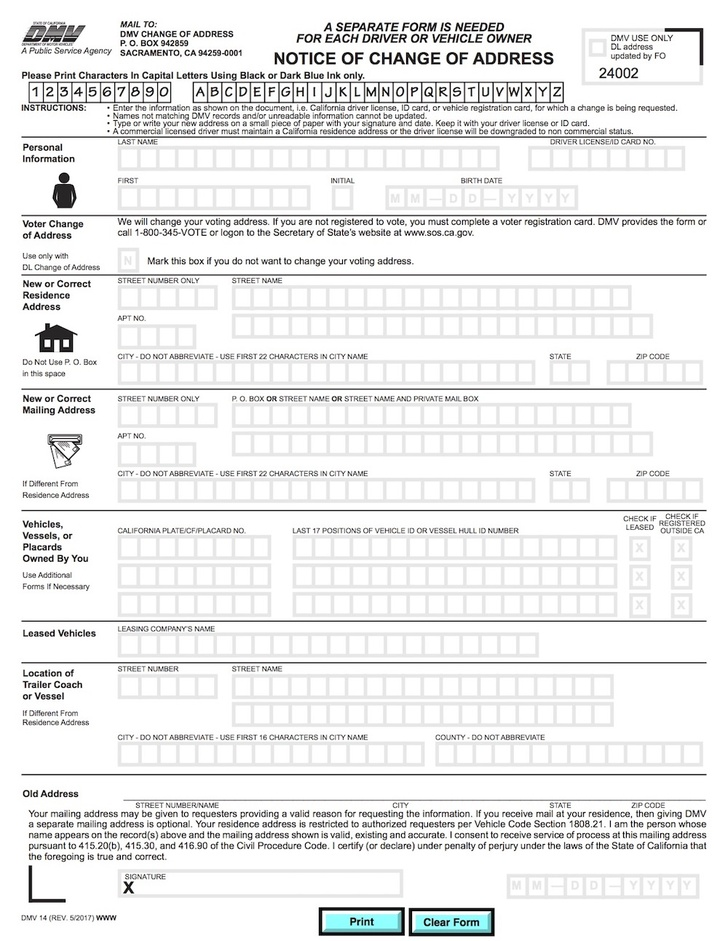
#> input picture 08_Image_Fetaures_and_Alignment/form.jpg, 728 x 941 px, shrunk from 1000 x 1293 before the run
$ jupyter execute --allow-errors 08_Image_Alignment.ipynb
#> lines starting #> are read from the running program, lines starting #| are printed output that depends on the picture
# Image Alignment
**Satya Mallick, LearnOpenCV.com**

## Align an image to a template.

## Theory

1. A **Homography** transforms a square to arbitrary quad.

## Theory
2. Images of two planes are related by a **Homography**
3. We need **4 corresponding points** to estimate Homography

|

[cell 1]
# Imports
import cv2
import numpy as np
import matplotlib.pyplot as plt

## Step 1: Read Tempalate and Scanned Image

[cell 2]
# Read reference image
refFilename = "form.jpg"
print("Reading reference image : ", refFilename)
im1 = cv2.imread(refFilename, cv2.IMREAD_COLOR)
#> im1 is the input picture: shape (941, 728, 3); mean B, G, R 237.2, 237.3, 237
im1 = cv2.cvtColor(im1, cv2.COLOR_BGR2RGB)

# Read image to be aligned
imFilename = "scanned-form.jpg"
print("Reading image to align : ", imFilename)
im2 = cv2.imread(imFilename, cv2.IMREAD_COLOR)
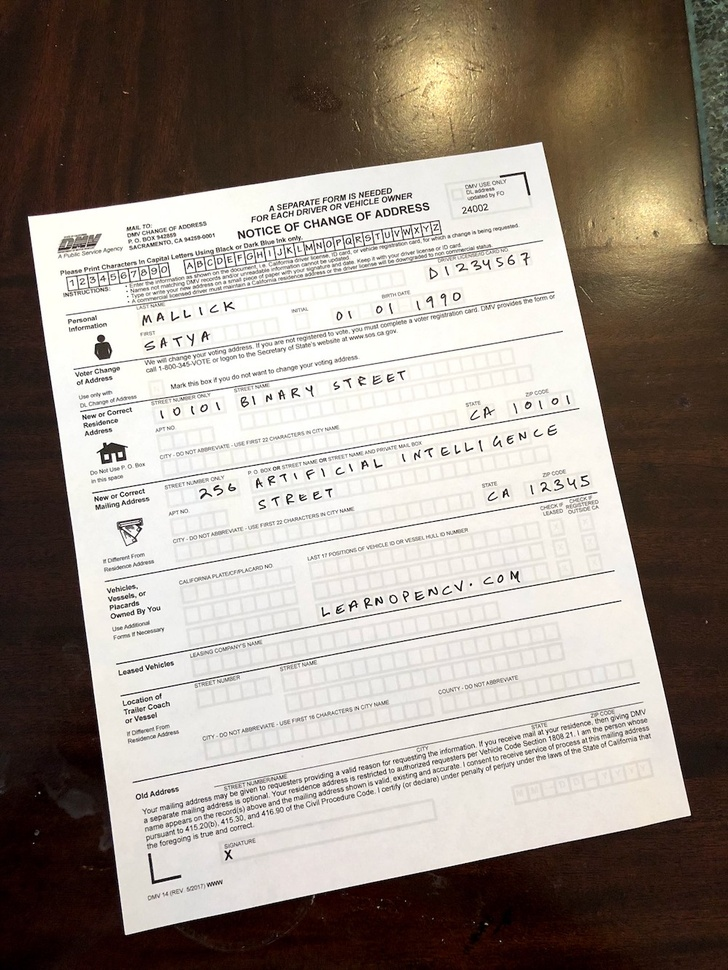
#> input picture 08_Image_Fetaures_and_Alignment/scanned-form.jpg, 728 x 970 px, shrunk from 1000 x 1333 before the run
#> im2 is the input picture: shape (970, 728, 3); mean B, G, R 135.9, 144.8, 154.5
im2 = cv2.cvtColor(im2, cv2.COLOR_BGR2RGB)

[cell 3]
# Display Images

plt.figure(figsize=[20,10]);
plt.subplot(121); plt.axis('off'); plt.imshow(im1); plt.title("Original Form")
plt.subplot(122); plt.axis('off'); plt.imshow(im2); plt.title("Scanned Form")
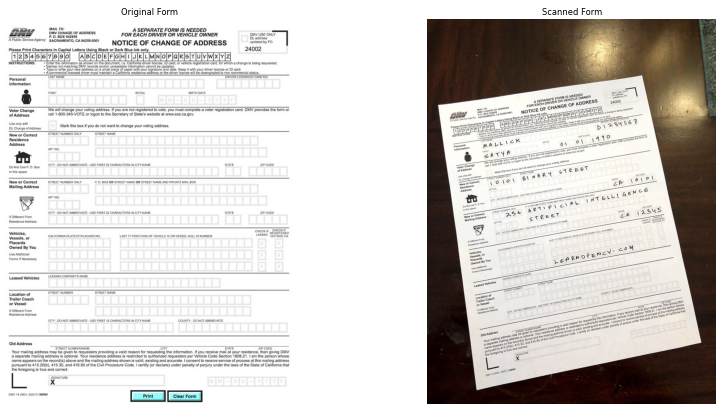
#> figure drawn by matplotlib, 2 panels

## Step 2: Find keypoints in both Images

Think of keypoints as corner points that are stable under image transformations

[cell 4]
# Convert images to grayscale
im1_gray = cv2.cvtColor(im1, cv2.COLOR_BGR2GRAY)
im2_gray = cv2.cvtColor(im2, cv2.COLOR_BGR2GRAY)
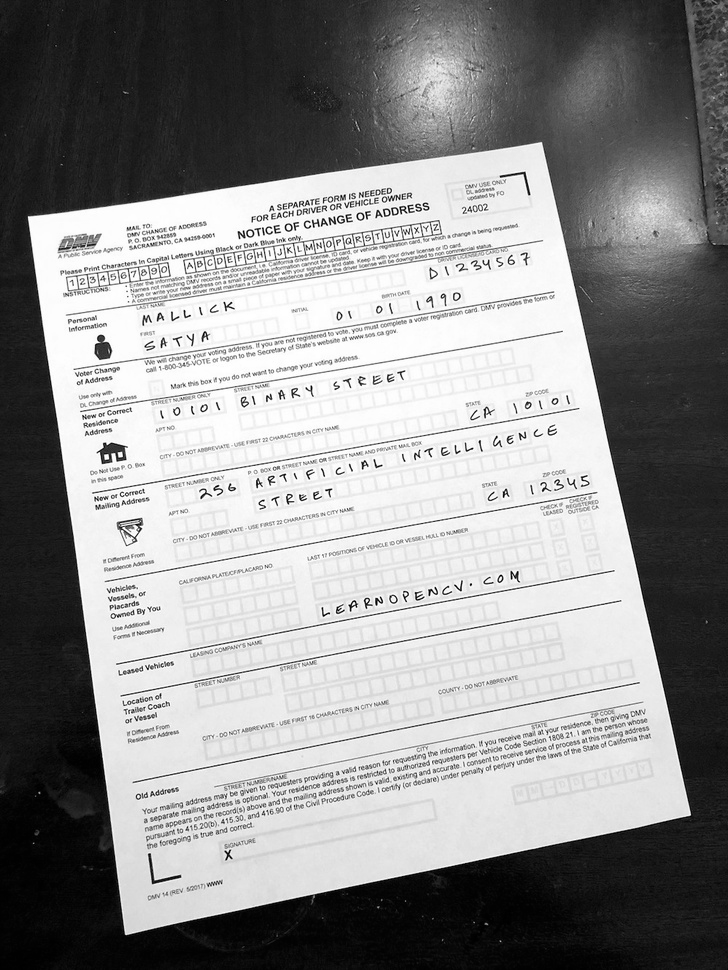
#> im2_gray: shape (970, 728); min 0, max 255, mean 143.3


# Detect ORB features and compute descriptors.
MAX_NUM_FEATURES = 500
orb = cv2.ORB_create(MAX_NUM_FEATURES)
keypoints1, descriptors1 = orb.detectAndCompute(im1_gray, None)
#> keypoints1 = 500 keypoints; strongest (x, y, size): (360, 58, 31), (356, 53, 31), (292, 56, 37.2), (378, 61, 31)
keypoints2, descriptors2 = orb.detectAndCompute(im2_gray, None)
#> keypoints2 = 500 keypoints; strongest (x, y, size): (429, 590, 31), (582, 477, 31), (353, 601, 31), (285, 226, 31)

# Display
im1_display = cv2.drawKeypoints(im1, keypoints1, outImage=np.array([]), color=(255, 0, 0), flags=cv2.DRAW_MATCHES_FLAGS_DRAW_RICH_KEYPOINTS)
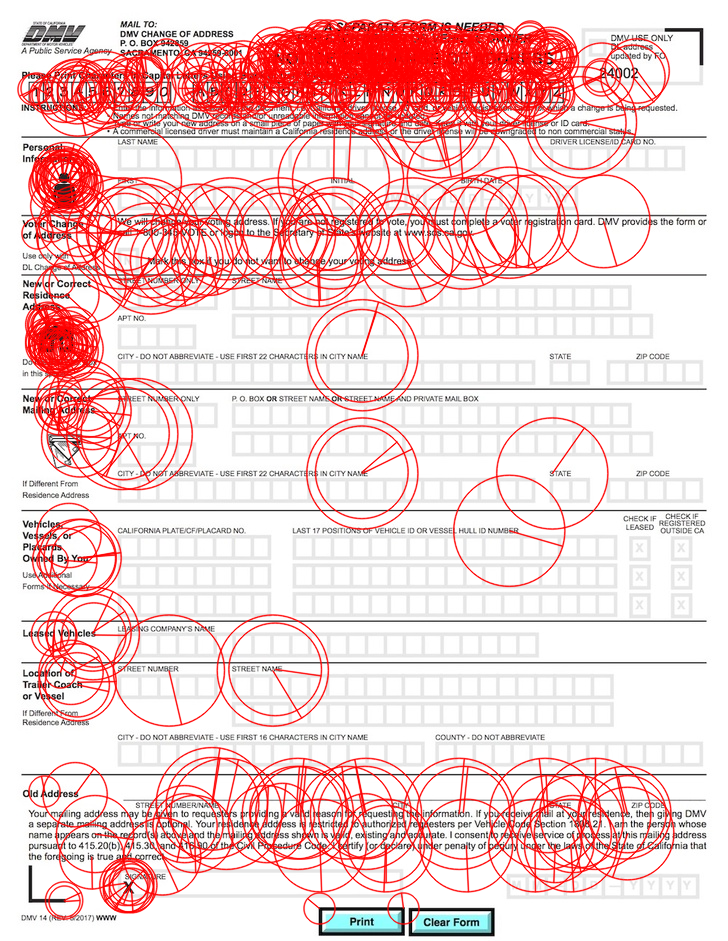
#> im1_display: shape (941, 728, 3); mean R, G, B 241.1, 209.5, 209.5
im2_display = cv2.drawKeypoints(im2, keypoints2, outImage=np.array([]), color=(255, 0, 0), flags=cv2.DRAW_MATCHES_FLAGS_DRAW_RICH_KEYPOINTS)
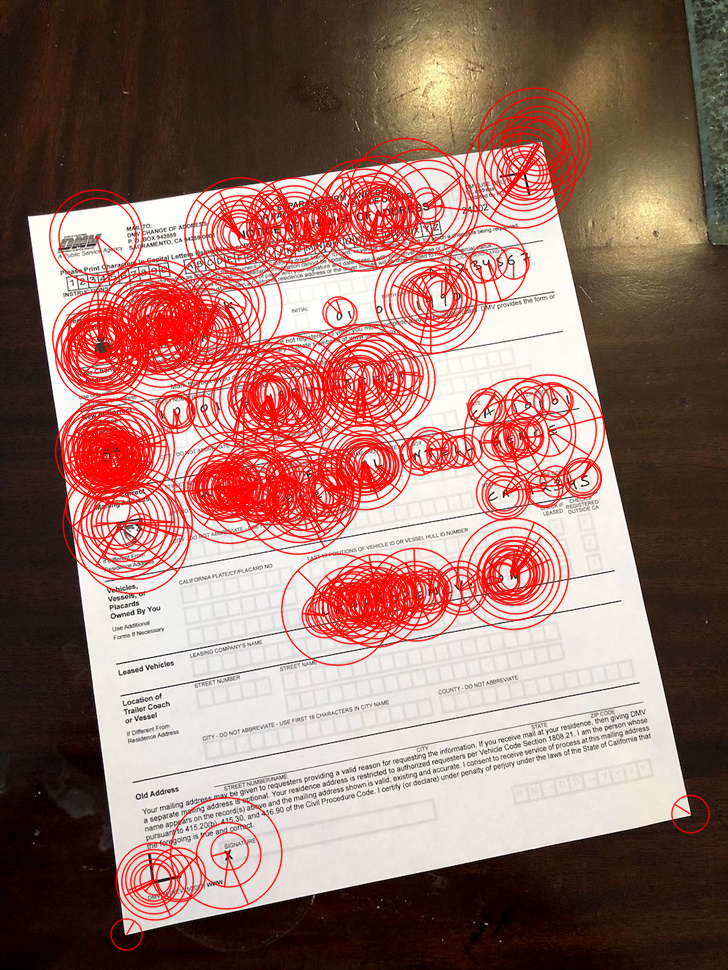
#> im2_display: shape (970, 728, 3); mean R, G, B 158.1, 117.5, 109.2

[cell 5]
plt.figure(figsize=[20,10])
plt.subplot(121); plt.axis('off'); plt.imshow(im1_display); plt.title("Original Form");
plt.subplot(122); plt.axis('off'); plt.imshow(im2_display); plt.title("Scanned Form");

## Step 3 : Match keypoints in the two image

[cell 6]
# Match features.
matcher = cv2.DescriptorMatcher_create(cv2.DESCRIPTOR_MATCHER_BRUTEFORCE_HAMMING)
matches = matcher.match(descriptors1, descriptors2, None)
#> matches = 500 matches

# Sort matches by score
#> (the rest of this cell did not finish here and is left out)

[cell 7]
# Draw top matches
im_matches = cv2.drawMatches(im1, keypoints1, im2, keypoints2, matches, None)
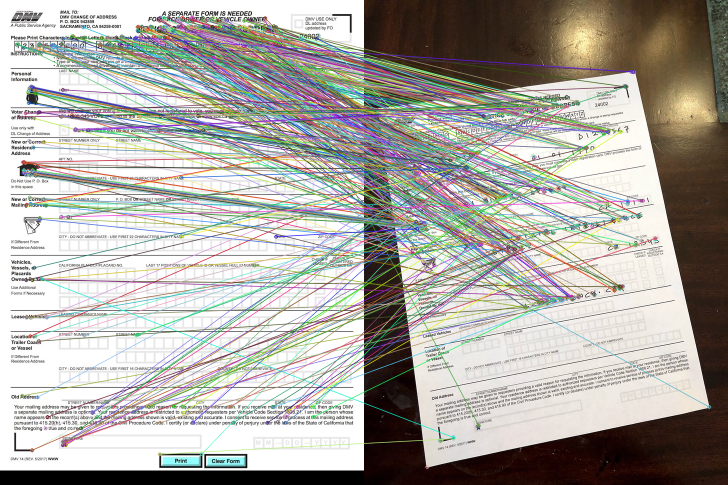
#> im_matches: shape (970, 1456, 3) (shown at 1/2 size); mean R, G, B 173.3, 170.5, 164.9

plt.figure(figsize=[40,10])
plt.imshow(im_matches); plt.axis('off'); plt.title("Original Form");

## Step 4:  Find Homography

[cell 8]
# Extract location of good matches
points1 = np.zeros((len(matches), 2), dtype=np.float32)
#> points1 = 500 pairs, first value 0 to 0, second value 0 to 0
points2 = np.zeros((len(matches), 2), dtype=np.float32)
#> points2 = 500 pairs, first value 0 to 0, second value 0 to 0

for i, match in enumerate(matches):
  points1[i, :] = keypoints1[match.queryIdx].pt
  points2[i, :] = keypoints2[match.trainIdx].pt
#> after the loop, points1 = 500 pairs, first value 33 to 636.6, second value 35 to 908; points2 = 500 pairs, first value 95.04 to 690, second value 143.3 to 877

# Find homography
h, mask = cv2.findHomography(points2, points1, cv2.RANSAC)
#> h = [[1.36, -0.192, -4.56], [0.216, 1.54, -355.7], [-0.000229, 0.000239, 1]]; mask = 500 values, max 1 at index 112, min 0 at index 0, mean 0.09

## Step 5: Warp image

[cell 9]
# Use homography to warp image
height, width, channels = im1.shape
#> height = 941; width = 728; channels = 3
im2_reg = cv2.warpPerspective(im2, h, (width, height))
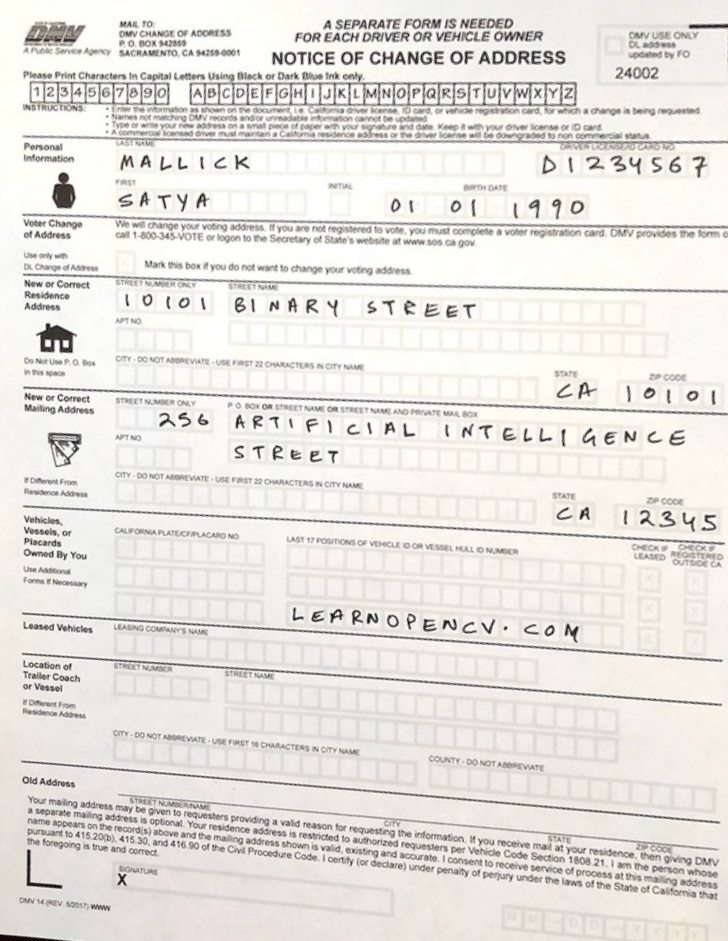
#> im2_reg: shape (941, 728, 3); mean R, G, B 230.2, 227.6, 222.7
# Display results
plt.figure(figsize=[20,10]);
plt.subplot(121); plt.imshow(im1); plt.axis('off'); plt.title("Original Form");
plt.subplot(122); plt.imshow(im2_reg); plt.axis('off'); plt.title("Scanned Form");
